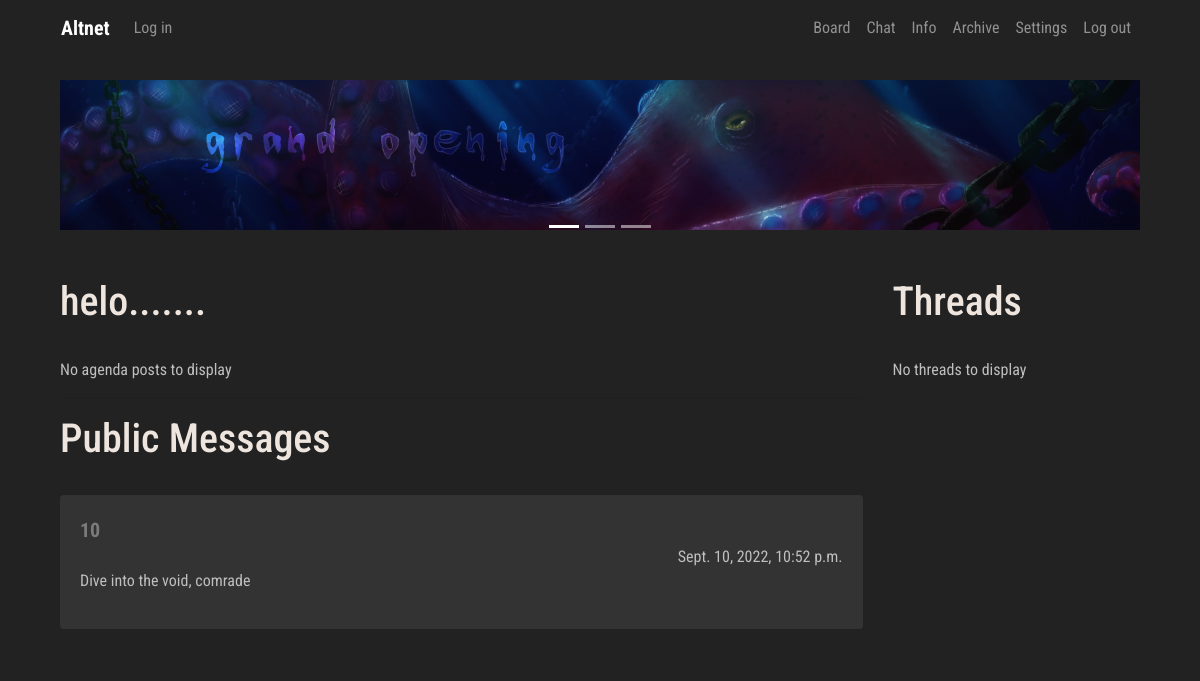
/manager/me/, run on an earlier commit of the app's database.
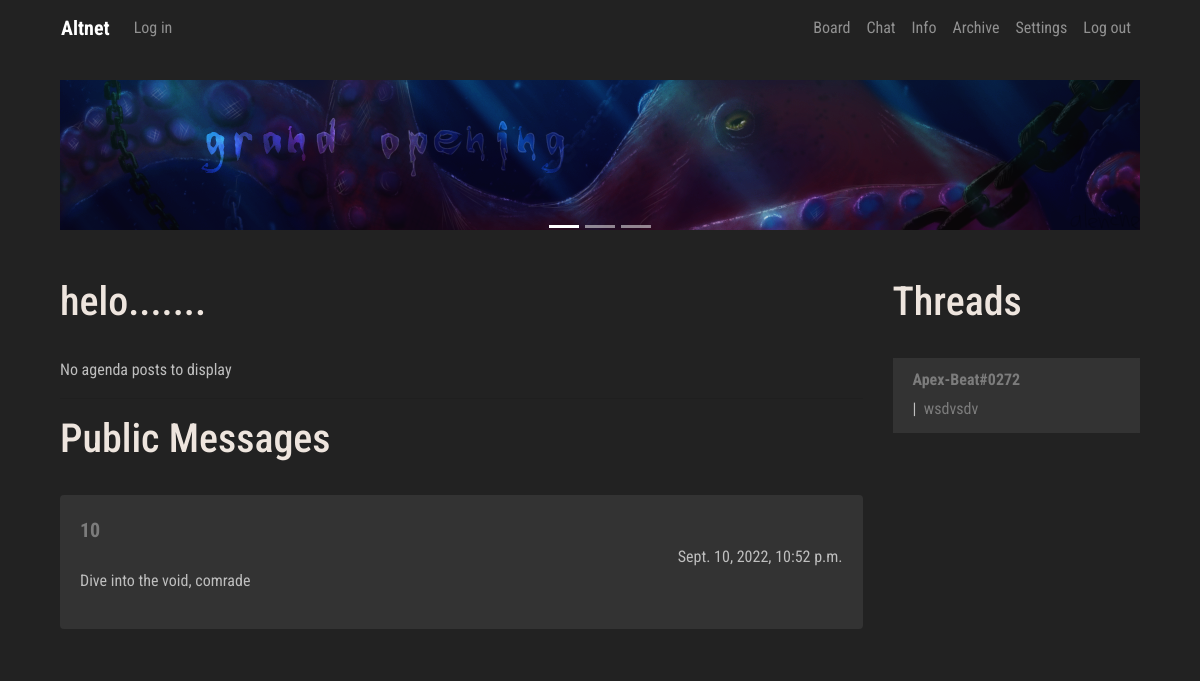
And on a later commit of the database.
### manager/models.py (models this page shows, shortened)
class UserPublicPost(models.Model):
    post_author = models.CharField('Message Author', max_length=150, null=False, blank=False)
    post_text = models.CharField('Post text', max_length=250)
    post_date = models.DateTimeField('Post date', auto_now=True)
    language_code = models.IntegerField(null=True, blank=True, default=0)

### board/models.py (models this page shows, shortened)
class Thread(models.Model):
    def was_published_recently(self):
        now = timezone.now()
        return now - datetime.timedelta(days=1) <= self.pub_date <= now
    thread_title = models.CharField('Thread title', max_length=100)
    thread_text = models.TextField('Thread text', max_length=10000)
    pub_date = models.DateTimeField('Date published', auto_now=True)
    CATEGORY_CHOICES = [('Random', 'Random'), ('Broadcast', 'Broadcast'), ('Animation', 'Animation'),
                        ('Artwork', 'Artwork'), ('Cinematics', 'Cinematics'), ('Videogames', 'Videogames'),
                        ('Writing', 'Writing'), ('Fresh Air', 'Fresh Air'), ('Esports', 'Esports'),
                        ('Politics', 'Politics'), ('Feedback', 'Feedback'), ('HiTech', 'HiTech'),
                        ('Offline', 'Offline'), ('Online', 'Online'), ('Memes', 'Memes'),
                        ('NSFW', 'NSFW'), ('Custom', 'Custom')]
    category = models.CharField(max_length=100, choices=CATEGORY_CHOICES)
    thread_author = models.CharField('Thread Author', max_length=150, blank=False, null=False)
    was_published_recently.admin_order_field = 'pub_date'
    was_published_recently.boolean = True
    was_published_recently.short_description = 'Published recently?'
    thread_pic = models.ImageField(upload_to=user_thread_directory_path, blank=True, null=True)
    language_code = models.IntegerField(blank=True, null=True, default=0)
    visible = models.BooleanField(blank=False, null=False, default=True)

### manager/views.py (the view)
# urls.py: path('me/', views.meview, name='me'),
def meview(request):
    if request.user.is_authenticated:
        loc_option = Hikka.objects.get(user=request.user.id).language_code
    else:
        loc_option = 0
    latest_threads = Thread.objects.filter(language_code=loc_option).order_by('-pub_date')[:10]
    latest_posts = UserPublicPost.objects.filter(language_code=loc_option).order_by('-post_date')[:10]
    admin_posts = AdminPublicPost.objects.filter(language_code=loc_option).order_by('-post_date')[:10]
    loc = UI
    headers = Headers
    errors = Errors
    me = Me
    context = {
        'me': me,
        'headers': headers,
        'errors': errors,
        'lang': loc_option,
        'UI': loc,
        'threads': latest_threads,
        'posts': latest_posts,
        'admins': admin_posts
    }
    return render(request, 'me.html', context)

### board/templatetags/loc_extra.py (called while the page is built)
@register.filter
def return_item(l, i):
    try:
        return l[i]
    except:
        return None

@register.filter
def random_message(l, i):
    try:
        return Me.greet(i)
    except:
        return None

### loc/Me.py (called while the page is built)
def greet(language_code):
    if language_code == 0:
        return WELCOME_RANDOM_EN[randint(0, 3)]
    elif language_code == 1:
        return WELCOME_RANDOM_RU[randint(0, 3)]

### manager/templates/me.html (shortened to what this page needs)
{% extends 'hat.html' %}
{% block content %}
{% load loc_extra %}
            <div class="row col-">
               <div class=" col-lg-9 col- content">
                  <br>
                  <div class="trds">
                     <main class="contentd" role="main">
                        <header>
                           <h1 data-text="{{ me.greet|random_message:lang }}">{{ me.greet|random_message:lang }}
                           </h1>
                        </header>
                     </main>
                  </div>
                  <br>
                  {% if admins %}
                  {% for admin in admins %}
                  <div class="card">
                     <div class="card-body">
                        <h4 class="card-title">
                           <p class="article"> {{ admin.post_title }} </p>
                        </h4>
                        {{ admin.post_text|linebreaks }}
                        <div class="d-flex flex-row-reverse">{{ admin.post_date }}</div>
                     </div>
                  </div>
                  <br />
                  {% endfor %}
                  {% else %}
                  {{ errors.NO_AGENDA_POSTS|return_item:lang }}
                  {% endif %}
                  <br>
                  <hr>
                  <div class="trds">
                     <main class="contentd" role="main">
                        <header>
                           <h1 data-text="{{ headers.PUBLIC_MESSAGES|return_item:lang }}">{{ headers.PUBLIC_MESSAGES|return_item:lang }}
                           </h1>
                        </header>
                     </main>
                  </div>
                  <br>
                  {% if posts %}
                  {% for post in posts %}
                  <div class="card">
                     <div class="card-body">
                              <a class="article" href="{% url 'Board:guest' post.post_author%}"> {{ post.post_author }}</a>
                        <div class="d-flex flex-row-reverse">{{ post.post_date }}</div>
                        {{ post.post_text|linebreaks }}
                     </div>
                  </div>
                  <br />
                  {% endfor %}
                  {% else %}
                  {{ errors.NO_PUBLIC_MESSAGES|return_item:lang }}
                  {% endif %}
               </div>
               <div class=" col-lg-3 col- left-sidebar">
                  <br>
                  <div class="trds">
                     <main class="contentd" role="main">
                        <header>
                           <h1 data-text="{{ headers.THREADS|return_item:lang }}">{{ headers.THREADS|return_item:lang }}
                           </h1>
                        </header>
                     </main>
                  </div>
                  <br>
                  {% if threads %}
                  <ul class="list-group">
                     {% for thread in threads %}
                     <li class="list-group-item">
                        <h6> <a class="userlk" href="{% url 'Board:guest' thread.thread_author %}">
                        {{ thread.thread_author }}</a> </h6>
                        |&nbsp;<a href="{% url 'Board:thread' thread.id %}"> {{ thread.thread_text|truncatewords:10 }}  </a>
                     </li>
                     {% endfor %}
                  </ul>
                  {% else %}
                  {{ errors.NO_THREADS|return_item:lang }}
                  {% endif %}
                  <br>
               </div>
            </div>
{% endblock %}

What changed in the data, as far as the page shows it:
added Thread: thread_author "Apex-Beat#0272", thread_text "wsdvsdv"
Also different on the page:
{{ errors.NO_THREADS|return_item:lang }}: "No threads to display" → (not shown)
